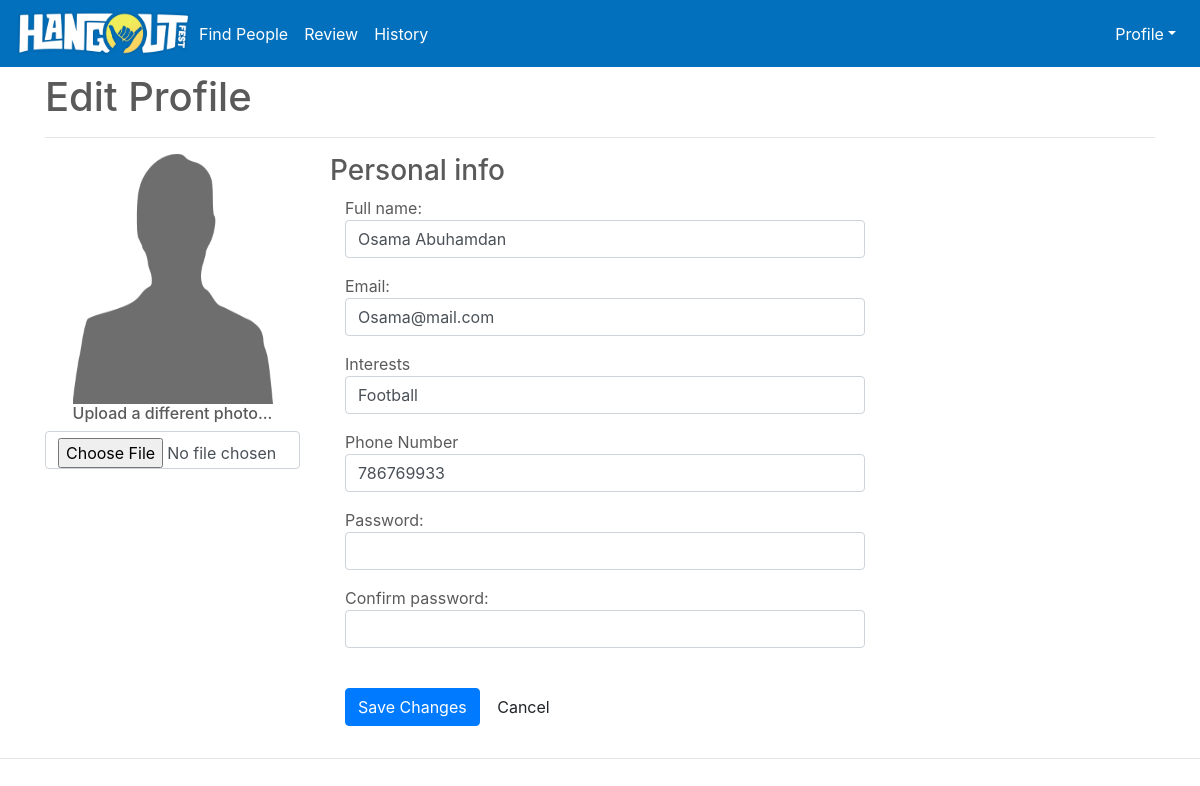
Screenshot of /settings (signed in) with the database file from the repository.
### tables this page shows
CREATE TABLE "users"
(
	id integer not null
		constraint users_pk
			primary key autoincrement,
	date_of_registration timestamp default CURRENT_TIMESTAMP not null,
	username varchar(255) not null,
	email varchar(255) not null,
	password varchar(255) not null, photoType varchar(255),
	unique (id, username)
);

CREATE TABLE "hangout_info"
(
	id int not null,
	fullname varchar(1024) not null,
	number integer not null,
	interests varchar(2048) not null,
	rating integer default 0
);

### app.py (the view, shortened to what this page needs)
@app.route('/settings', methods=['GET', 'POST'])
@login_required
def settings():
    username = session['user_name']
    info = db.execute(
        "SELECT fullname,email,photoType,password,interests,number from users"
        " INNER JOIN hangout_info ON hangout_info.id=users.id WHERE username=?", (username,)).fetchone()
    fullname = info[0]
    email = info[1]
    photoType = info[2]
    password = info[3]
    interests = info[4]
    number = info[5]
    if request.method == 'GET':
        print(info)
        return render_template('profile.html', info=info)

### app.py (called while the page is built)
@app.after_request
def after_request(response):
    response.headers['Cache-Control'] = \
        'no-cache, no-store, must-revalidate'
    response.headers['Expires'] = 0
    response.headers['Pragma'] = 'no-cache'
    return response

### helpers.py (called while the page is built)
def login_required(f):
    @wraps(f)
    def decorated_function(*args, **kwargs):
        if session.get("user_name") is None:
            return redirect("/signin")
        return f(*args, **kwargs)
    return decorated_function

### templates/profile.html (shortened to what this page needs)
{% extends "base.html" %}
{% block content %}
    <main role="main">
        <form action="/settings" method="post" enctype="multipart/form-data">
            <div class="container" style="padding-top: 25px">
                <h1>Edit Profile</h1>
                <hr>
                <div class="row">
                    <div class="col-md-3">
                        <div class="text-center">
                            <img src="/static/profile_photos/{{ info[2] }}" width="200" height="250" alt="avatar">
                            <h6>Upload a different photo...</h6>
                            <input name="profile_photo" type="file" class="form-control" accept=".jpg,.png,.jpeg">
                        </div>
                    </div>
                    <div class="col-md-9 personal-info">
                        <h3>Personal info</h3>
                        <form class="form-horizontal" role="form">
                            <div class="form-group">
                                <label class="col-lg-3 control-label">Full name:</label>
                                <div class="col-lg-8">
                                    <input name="fullname" class="form-control" type="text" value="{{ info[0] }}">
                                </div>
                            </div>
                            <div class="form-group">
                                <label class="col-lg-3 control-label">Email:</label>
                                <div class="col-lg-8">
                                    <input name="email" class="form-control" type="text" value="{{ info[1] }}">
                                </div>
                            </div>
                            <div class="form-group">
                                <label class="col-lg-3 control-label">Interests</label>
                                <div class="col-lg-8">
                                    <input name="interests" class="form-control" type="text" value="{{ info[4] }}">
                                </div>
                            </div>
                            <div class="form-group">
                                <label class="col-lg-3 control-label">Phone Number</label>
                                <div class="col-lg-8">
                                    <input name="number" class="form-control" type="text" value="{{ info[5] }}">
                                </div>
                            </div>
                            <div class=" form-group">
                                <label class="col-md-3 control-label">Password:</label>
                                <div class="col-md-8">
                                    <input name="password" class="form-control" type="password" onchange="checkpass()">
                                </div>
                            </div>
                            <div class="form-group">
                                <label class="col-md-3 control-label">Confirm password:</label>
                                <div class="col-md-8">
                                    <input name="confpassword" class="form-control" type="password"
                                           onchange="checkpass()">
                                </div>
                            </div>
                            <div class="form-group">
                                <div class="col-md-8">
                                    <input onclick="checksubprof()" type="submit" class="btn btn-primary"
                                           value="Save Changes">
                                    <input onclick="location.href='/'" type="reset" class="btn btn-default"
                                           value="Cancel">
                                </div>
                            </div>
                        </form>
                    </div>
                </div>
            </div>
            <hr>
        </form>
    </main>
{% endblock %}

### static/login.css (style rules this page uses)
body { color: #434343; background: #dfe7e9; font-family: 'Varela Round', sans-serif; }
.form-control { font-size: 16px; transition: all 0.4s; box-shadow: none; }
.form-control, .btn { border-radius: 50px; outline: none !important; }

### static/carousel.css (style rules this page uses)
body { padding-top: 3rem; color: #5a5a5a; }

### static/stars.css (style rules this page uses)
fieldset, label { margin: 0; padding: 0; }

### rows the page displays
users: photoType (placeholder picture), email "Osama@mail.com"
hangout_info: fullname "Osama Abuhamdan", interests "Football", number "786769933"
